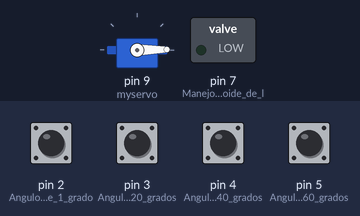
Simulated run of this sketch. Board: Arduino Uno, built with avr-gcc and run on an emulated ATmega328P. Shown: servo, switched loads named in the sketch (green lamp = pin HIGH). The test bench sets the inputs (shaded band); at power-on: pin 2 (Angulo_de_1_grado), pin 3 (Angulo_de_20_grados), pin 4 (Angulo_de_40_grados), pin 5 (Angulo_de_60_grados) HIGH.

Above: at 1.2 s.
1.3 s: pin 3 (Angulo_de_20_grados) pulled LOW for 0.15 s
At 4.7 s:
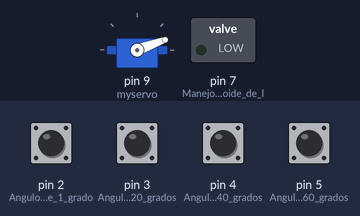
7.4 s: pin 4 (Angulo_de_40_grados) pulled LOW for 0.15 s
At 16.6 s:
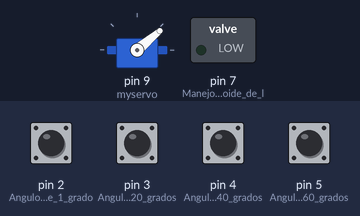
At 17.75 s:
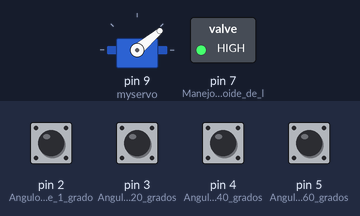
Timing chart, 0 to 19.2 s (numbered marks = the images above; inputs shaded):
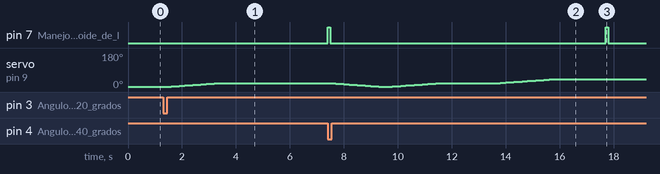

Measured:
- after the input at 1.3 s, servo on pin 9 (myservo): moves from 1° to 20° over 1.8 s, starting after 0.20 s
- after the input at 7.4 s, servo on pin 9 (myservo): 20° → 19° after 0.20 s, → 18° 0.10 s later, → 17° 0.10 s later, → 16° 0.10 s later, … (58 changes in this stretch)
- by itself, pin 7 (Manejo_del_solenoide_de_l): alternates HIGH for 0.10 s and LOW for 10.2 s

The sketch:

plano_inclinado_35_GitHub.ino
```cpp
/******************************************************
#
#  PROYECTO - CAPSTONE
#
#  Diplomado SAMNSUNG INNOVATION CAMPUS _ Codigo IoT
#
#  Programa para manejar secuencias de posicionamiento del
#  Plano Inclinado mediante el control de un servomotor
#
#  ARDUINO UNO
#
#  - Version de prueba
#
#  Eduardo Rodriguez
3  Fernando Ramírez
#                                 7 - diciembre - 2021
#
#*******************************************************/

#include <Servo.h>

Servo myservo;  // create servo object to control a servo


int angulo_actual = 1;
int angulo_objetivo = 1;
int inicio_secuencia = 1;
int retardo_angulo = 100;

String msg_enviado;
char option;
String data;

int pinLED = 13;

void setup() {

  myservo.attach(9);  // attaches the servo on pin 9 to the servo object

  Serial.begin(9600);

  /*******************************
   * Interruptores manuales *
   *******************************/
  pinMode(2, INPUT);         // Angulo de 1 grado. Captura de canica
  digitalWrite(2, HIGH);     // turn on pullup resistors
  pinMode(3, INPUT);          // Angulo de 20 grados. Posicion HORIZONTAL
  digitalWrite(3, HIGH);     // turn on pullup resistors
  pinMode(4, INPUT);          // Angulo de 40 grados. [30 grados EFECTIVOS]
  digitalWrite(4, HIGH);     // turn on pullup resistors
  pinMode(5, INPUT);          // Angulo de 60 grados [50 grados EFECTIVOS]
  digitalWrite(5, HIGH);     // turn on pullup resistors

  pinMode(7, OUTPUT);       // Manejo del solenoide de liberacion

  myservo.write(1);
}

int entrada_2;

void loop() {

  /*******************************
   * SIMULACIONES DE ANGULOS DE
   * INCLINACION
   *******************************/
  if(!digitalRead(2)){
    angulo_objetivo = 1;  // Angulo de 1 grado. Captura de canica
    inicio_secuencia = 1;
  }

  if(!digitalRead(3)){
    angulo_objetivo = 20; // Angulo de 20 grados. Posicion HORIZONTAL
    inicio_secuencia = 1;
  }

  if(!digitalRead(4)){
    angulo_objetivo = 40; // Angulo de 40 grados. [30 grados EFECTIVOS]
    inicio_secuencia = 1;
  }

  if(!digitalRead(5)){
    angulo_objetivo = 60; // Angulo de 60 grados [50 grados EFECTIVOS]
    inicio_secuencia = 1;
  }

  if (angulo_objetivo != 1 && inicio_secuencia){
    ejecuta_secuencia_posicionamiento();
    inicio_secuencia = 0;
  } else {
    posiciona_plano_inclinado();
  }

}

void posiciona_plano_inclinado(){

 if (angulo_actual < angulo_objetivo) {
    for(int i=angulo_actual; i<=angulo_objetivo; i++){
      myservo.write(i);
      delay(retardo_angulo);
    }
  }

  if (angulo_actual > angulo_objetivo) {
    for(int i=angulo_actual; i>=angulo_objetivo; i--){
      myservo.write(i);
      delay(retardo_angulo);
    }
  }
  angulo_actual = angulo_objetivo;
}

void ejecuta_secuencia_posicionamiento(){

  int temp = angulo_objetivo;
  angulo_objetivo = 1;
  posiciona_plano_inclinado();
  delay(100);

  angulo_objetivo = 20;
  posiciona_plano_inclinado();
  delay(2000);

  angulo_objetivo = temp;
  posiciona_plano_inclinado();
  delay(2000);

  libera_esfera();
}

void libera_esfera(){
  digitalWrite(7, HIGH);
  delay(100);
  digitalWrite(7, LOW);
}
```
